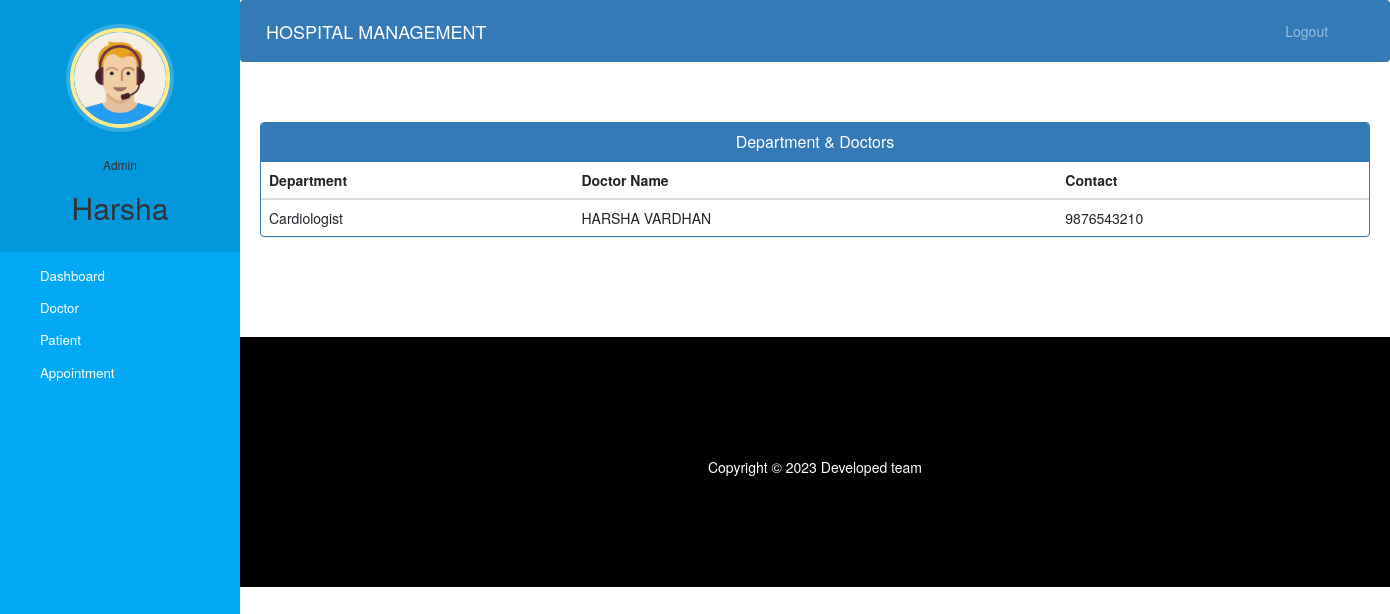
Screenshot of /admin-view-doctor-specialisation (signed in) with the database file from the repository.
### hospital/models.py (models this page shows, shortened)
class Doctor(models.Model):
    user=models.OneToOneField(User,on_delete=models.CASCADE)
    profile_pic= models.ImageField(upload_to='profile_pic/DoctorProfilePic/',null=True,blank=True)
    address = models.CharField(max_length=40)
    mobile = models.CharField(max_length=20,null=True)
    department= models.CharField(max_length=50,choices=departments,default='Cardiologist')
    status=models.BooleanField(default=False)
    @property
    def get_name(self):
        return self.user.first_name+" "+self.user.last_name

### hospital/views.py (the view)
# urls.py: path('admin-view-doctor-specialisation', views.admin_view_doctor_specialisation_view,
@login_required(login_url='adminlogin')
@user_passes_test(is_admin)
def admin_view_doctor_specialisation_view(request):
    doctors = models.Doctor.objects.all().filter(status=True)
    return render(request, 'hospital/admin_view_doctor_specialisation.html', {'doctors': doctors})

### hospital/views.py (called while the page is built)
def is_admin(user):
    return user.groups.filter(name='ADMIN').exists()

### templates/hospital/admin_view_doctor_Specialisation.html (shortened to what this page needs)
{% extends 'hospital/admin_base.html' %}
{% block content %}
<head>
  <link href="//netdna.bootstrapcdn.com/bootstrap/3.0.0/css/bootstrap.min.css" rel="stylesheet" id="bootstrap-css">
</head>
<div class="container">
  <div class="panel panel-primary">
    <div class="panel-heading">
      <h6 class="panel-title">Department & Doctors</h6>
    </div>
    <table class="table table-hover" id="dev-table">
      <thead>
        <tr>
          <th>Department</th>
          <th>Doctor Name</th>
          <th>Contact</th>
        </tr>
      </thead>
      {% for d in doctors %}
      <tr>
        <td>{{d.department}}</td>
        <td> {{d.get_name}}</td>
        <td>{{d.mobile}}</td>
      </tr>
      {% endfor %}
    </table>
  </div>
</div>
{% endblock content %}

### templates/hospital/admin_base.html (shortened to what this page needs)
<!DOCTYPE html>
{% load static %}
<html lang="en">
<head>
  <link rel="stylesheet" href="https://stackpath.bootstrapcdn.com/bootstrap/4.3.1/css/bootstrap.min.css">
  <link rel="stylesheet" href="https://maxcdn.bootstrapcdn.com/font-awesome/4.7.0/css/font-awesome.min.css">
  <link rel="stylesheet" href="{% static '/style.css' %}">
</head>
<body>
  <nav class="menu" tabindex="0">
    <header class="avatar">
      <img src="{% static "images/adminpropic.png" %}" />
      <br><br>
      <h6>Admin</h6>
      <h2>{{request.user.first_name}}</h2>
    </header>
    <ul>
      <li tabindex="0" class="icon-dashboard"> <a style="color:white; text-decoration:none;" href="/admin-dashboard"><span>Dashboard</span></a> </li>
      <li tabindex="0" class="icon-customers"> <a style="color:white; text-decoration:none;" href="/admin-doctor"><span>Doctor</span></a></li>
      <li tabindex="0" class="icon-users"> <a style="color:white; text-decoration:none;" href="/admin-patient"><span>Patient</span></a></li>
      <li tabindex="0" class="icon-calendar"> <a style="color:white; text-decoration:none;" href="/admin-appointment"><span>Appointment</span></a></li>
    </ul>
  </nav>
  <main>
    <div class="bs-example">
      <nav class="navbar navbar-expand-md  navbar-dark fixed-top" style="background:#337AB7;">
        <a href="/admin-dashboard" class="navbar-brand">HOSPITAL MANAGEMENT</a>
        <div class="collapse navbar-collapse justify-content-between" id="navbarCollapse">
          <div class="navbar-nav" style=" margin-left: 90%;">
            <a href="/logout" class="nav-item nav-link">Logout</a>
          </div>
        </div>
      </nav>
    </div>
    <br><br>
    {% block content %}
    {% endblock content %}
    <br><br><br><br>
    <footer>
      <br>
      <div class="container">
        <div class="row">
          <div class="col-md-12 col-sm-12">
            <div style="color:#ffffff;" class="wow fadeInUp footer-copyright">
              <p>
                Copyright &copy; 2023 Developed team </p>
            </div>
          </div>
        </div>
      </div>
    </footer>
  </main>
</body>
</html>

### static/style.css (style rules this page uses)
body { padding-left: 240px; }
main { position: relative; height: 100vh; }
.menu { background: #5bc995; height: 100vh; width: 240px; position: fixed; top: 0px; left: 0; z-index: 5; outline: none; }
.menu .avatar { background: rgba(0, 0, 0, 0.1); padding: 2em 0.5em; text-align: center; }
.menu .avatar img { width: 100px; border-radius: 50%; overflow: hidden; border: 4px solid #ffea92; box-shadow: 0 0 0 4px rgba(255, 255, 255, 0.2); }
.menu .avatar h2 { font-weight: normal; margin-bottom: 0; }
.menu ul { list-style: none; padding: 0.5em 0; margin: 0; }
.menu ul li { padding: 0.5em 1em 0.5em 3em; font-size: 0.95em; font-weight: regular; background-repeat: no-repeat; background-position: left 15px center; background-size: auto 20px; transition: all 0.15s linear; cursor: pointer; }
.menu ul li.icon-dashboard { background-image: url("http://www.entypo.com/images//gauge.svg"); }
.menu ul li.icon-customers { background-image: url("http://www.entypo.com/images//briefcase.svg"); }
.menu ul li.icon-users { background-image: url("http://www.entypo.com/images//users.svg"); }
.menu ul li.icon-calendar { background-image: url("http://www.entypo.com/images//calendar.svg"); }

### templates/hospital/admin_base.html (style rules this page uses)
a:link { text-decoration: none; }
a { color: white; }
footer { padding: 0px 0px 0px 0px; background-color: black; margin: 0px; }
p { text-align: center; }
body { padding-left: 240px; }
main { position: relative; height: 100vh; }
.menu { background: #03a9f4; height: 100vh; width: 240px; position: fixed; top: 0px; left: 0; z-index: 5; outline: none; }
.menu .avatar { background: rgba(0, 0, 0, 0.1); padding: 2em 0.5em; text-align: center; }
.menu .avatar img { width: 100px; border-radius: 50%; overflow: hidden; border: 4px solid #ffea92; box-shadow: 0 0 0 4px rgba(255, 255, 255, 0.2); }
.menu .avatar h2 { font-weight: normal; margin-bottom: 0; }
.menu ul { list-style: none; padding: 0.5em 0; margin: 0; }
.menu ul li { padding: 0.5em 1em 0.5em 3em; font-size: 0.95em; font-weight: regular; background-repeat: no-repeat; background-position: left 15px center; background-size: auto 20px; transition: all 0.15s linear; cursor: pointer; }
.menu ul li.icon-dashboard { background-image: url("http://www.entypo.com/images//gauge.svg"); }
.menu ul li.icon-customers { background-image: url("http://www.entypo.com/images//briefcase.svg"); }
.menu ul li.icon-users { background-image: url("http://www.entypo.com/images//users.svg"); }
.menu ul li.icon-calendar { background-image: url("http://www.entypo.com/images//calendar.svg"); }

### templates/hospital/admin_view_doctor_Specialisation.html (style rules this page uses)
a:link { text-decoration: none; }
h6 { text-align: center; }
.row { margin: 100px; }

### rows the page displays
Doctor: department "Cardiologist", get_name "HARSHA VARDHAN", mobile "9876543210"

### other values shown
{{ request.user.first_name }} "Harsha"
